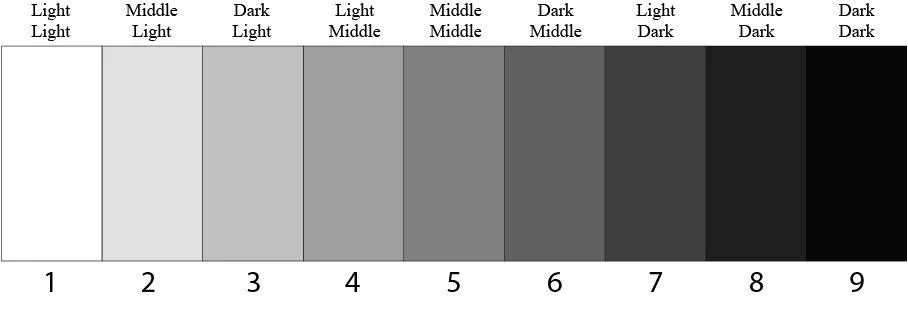
#> input picture ValueScale-numbers.webp, 908 x 325 px
$ python make-3v-plot.py ValueScale-numbers.webp ValueScale-numbers.webp
#> lines starting #> are read from the running program, lines starting #| are printed output that depends on the picture
### common.py
from PIL import Image

def load_image(path):
#> called with path = 'ValueScale-numbers.webp'
    img = Image.open(path)
#> img is the input picture: PIL image 908x325 RGB; mean R, G, B 166.7, 166.7, 166.7
    img = img.convert("RGB")
    pixels = img.load()
    return (pixels, img)

def make_new_image(img):
    xnew_image = Image.new('RGB', (img.width, img.height))
#> xnew_image: PIL image 908x325 RGB; every value is 0
    new_image_pixels = xnew_image.load()
    return (new_image_pixels, xnew_image)

# [4 lines left out: function make_new_image_wh, not called in this run]

### make-3v-plot.py
import sys
import os
import matplotlib.pyplot as plt

inputfile = sys.argv[1]
# outputfile = sys.argv[2]


# Get the parent directory and add it to sys.path
parent_dir = os.path.abspath(os.path.join(os.path.dirname(__file__), '..'))
sys.path.append(parent_dir)

from common import *
dark = (40, 40, 40)
light = (160, 160, 160)
highlight= (200, 200, 200)
def make_bw(img, pixels, npix):
    arr = [0 for i in range(256)]
    for x in range(img.width):
        for y in range(img.height):
            r, g, b = pixels[x, y]
            v = int((0.299 * r) + (0.587 * g) + (0.114 * b))
            arr[v] += 1
    make_scatter_plot([i for i in range(256)], arr)

def make_scatter_plot(x, y):

    # Create scatter plot
    plt.scatter(x, y, color='blue', marker='o', s=100)
    plt.title("Basic Scatter Plot")
    plt.xlabel("X-axis")
    plt.ylabel("Y-axis")
    plt.grid(True)

    # Show the plot
    plt.show()
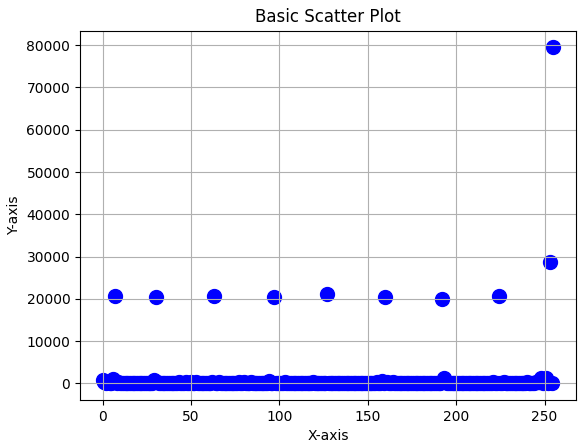
#> figure drawn by matplotlib, 1 panel
    # print(x_min, x_max)


def make_dark(img, pixels, npix):
    for x in range(img.width):
        for y in range(img.height):
            r, g, b = pixels[x, y]
            v = ( r + g + b ) // 3
            npix[x,y] = (v, v, v)

if __name__ == '__main__':
    pixels, img = load_image(inputfile)
    npix, nimg = make_new_image(img)


    make_bw(img, pixels, npix)

    # nimg.save(f'{outputfile}.jpg')
